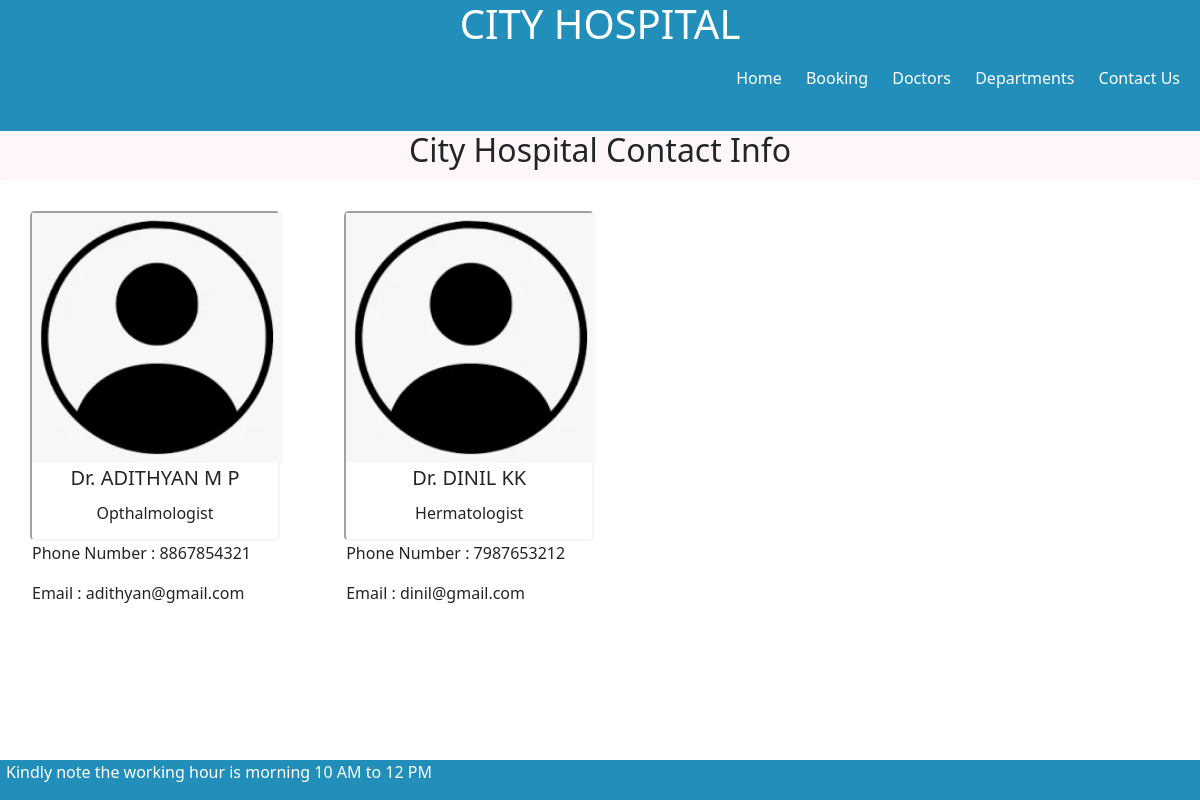
Page /contact/ on the committed database.
### home/models.py (models this page shows)
class contact(models.Model):
    doc_name = models.CharField(max_length=255)
    doc_spec = models.CharField(max_length=255)
    dep_name = models.ForeignKey(Departments, on_delete=models.CASCADE)
    doc_image = models.ImageField(upload_to='contact')
    Phone_Number = models.CharField(max_length=10)
    Email = models.EmailField()

### home/views.py (the view)
# urls.py: path('contact/', views.contact_view, name='contact'),
def contact_view(request):
    dic_contact = {
        'contacts': contact.objects.all()
    }
    return render(request, 'contact.html', dic_contact)

### template/contact.html (shortened to what this page needs)
{% extends 'sample.html'%}
{% load static %}
{% block content %}
<body style="background-color: rgb(255, 255, 255);">
    <div>
        <div style="height: 50px; background-color: rgb(255, 247, 247); border-bottom: 1px inherit ; border-radius: 2px ; ">
            <h2 style="text-align: center;">City Hospital Contact Info </h2>
        </div>
        <div>
            <div>
                {% for i in contacts %}
                    <div style=" align-items: center; width: 250px; height: 330px; border: 2px whitesmoke; margin: 10px;  display: inline-block; border-radius: 5px; border-style: inset; box-shadow: 10px; margin: 30px;">
                        <div style= "border-radius: 5px; border-color: whitesmoke;" >
                            <img style="background-color: white; width: 250px;" src="{{i.doc_image.url}}" alt="doctor image">
                        </div>
                        <div style="text-align: center;">
                            <div style="padding: 3px;">
                                <h5> Dr. {{i.doc_name}} </h5>
                            </div>
                            <div>
                                <p> {{i.doc_spec}} </p>
                            </div>
                            <div>
                                <p style="text-align: left;"> Phone Number : {{i.Phone_Number}} </p>
                            </div>
                            <div>
                                <p style="text-align: left;">Email : {{i.Email}} </p>
                            </div>
                        </div>
                    </div>
                {% endfor %}
            </div>
<div style="position: fixed; bottom: 0px; width: 100% ; background-color: rgb(33, 143, 186);;">
    <div>
        <div style="background-color: rgb(33, 143, 186); width: 100%;">
            <p style="color: white; margin-left: 6px;">Kindly note the working hour is morning 10 AM to 12 PM</p>
        </div>
    </div>
</div>
</body>
{% endblock %}

### template/sample.html (shortened to what this page needs)
{% load static %}
<!DOCTYPE html>
<html lang="en">
<head>
    <link rel="stylesheet" href=" https://cdn.jsdelivr.net/npm/bootstrap@5.1.3/dist/css/bootstrap.min.css ">
    <link rel="stylesheet" href="{% static '/css/sample.css' %}">
</head>
<body>
<div style=" width : 100%; background-color: rgb(33, 143, 186); background-attachment: fixed;">
    <div class="nav" style="background-color: rgb(33, 143, 186);">
        <div id="main" style="background-color: rgb(33, 143, 186);">
            <h1 style="text-align: center;">CITY HOSPITAL</h1>
            <div id="branch">
                <ul style="padding: 10px; text-align: end;">
                    <li>
                        <a href="{% url 'home' %}" >Home </a>
                    </li>
                    <li>
                        <a href= "{% url 'booking' %}" >Booking </a>
                    </li>
                    <li>
                        <a href="{% url 'doctors' %}" >Doctors </a>
                    </li>
                    <li>
                        <a href="{% url 'department' %}">Departments </a>
                    </li>
                    <li>
                        <a href="{% url 'contact' %}">Contact Us </a>
                    </li>
                </ul>
            </div>
        </div>
    </div>
</div>
{%block content %}
{% endblock %}
</body>
</html>

### static/css/sample.css (style rules this page uses)
.nav { width: 100%; height: 131px; background-color: rgb(1, 76, 106); }
#main { width: 100%; height: 131px; color: white; background-color: rgb(14, 103, 138); }
ul { list-style: none; overflow: hidden; }
li { padding: 10px; display: inline; }
a { text-decoration: none; color:white; cursor: pointer; }

### rows in the picture
contact: doc_image (picture), doc_name "ADITHYAN M P", doc_spec "Opthalmologist", Phone_Number "8867854321", Email "adithyan@gmail.com"
contact: doc_image (picture), doc_name "DINIL KK", doc_spec "Hermatologist", Phone_Number "7987653212", Email "dinil@gmail.com"
